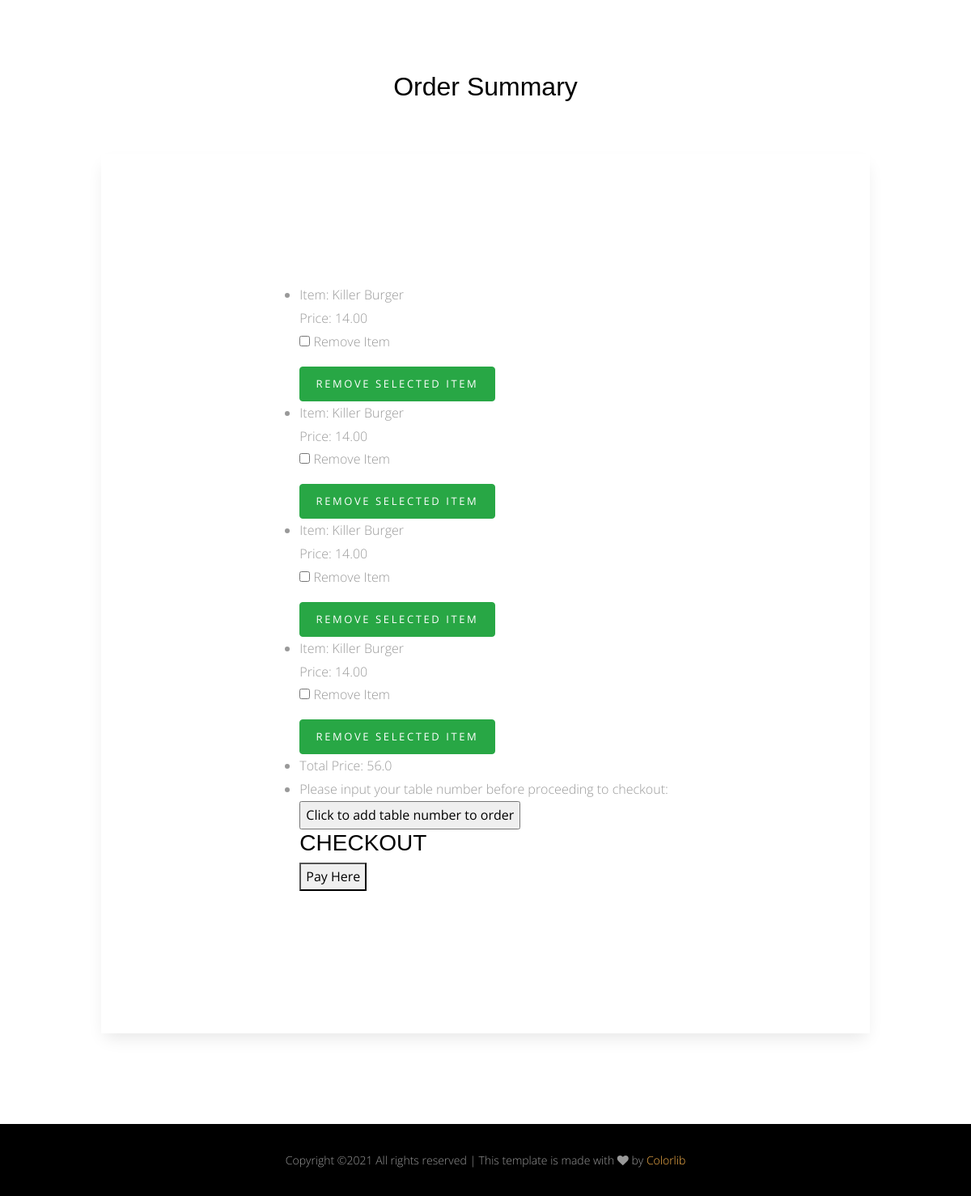
Page /website/order_summary/ (lower part) on the earlier database version.
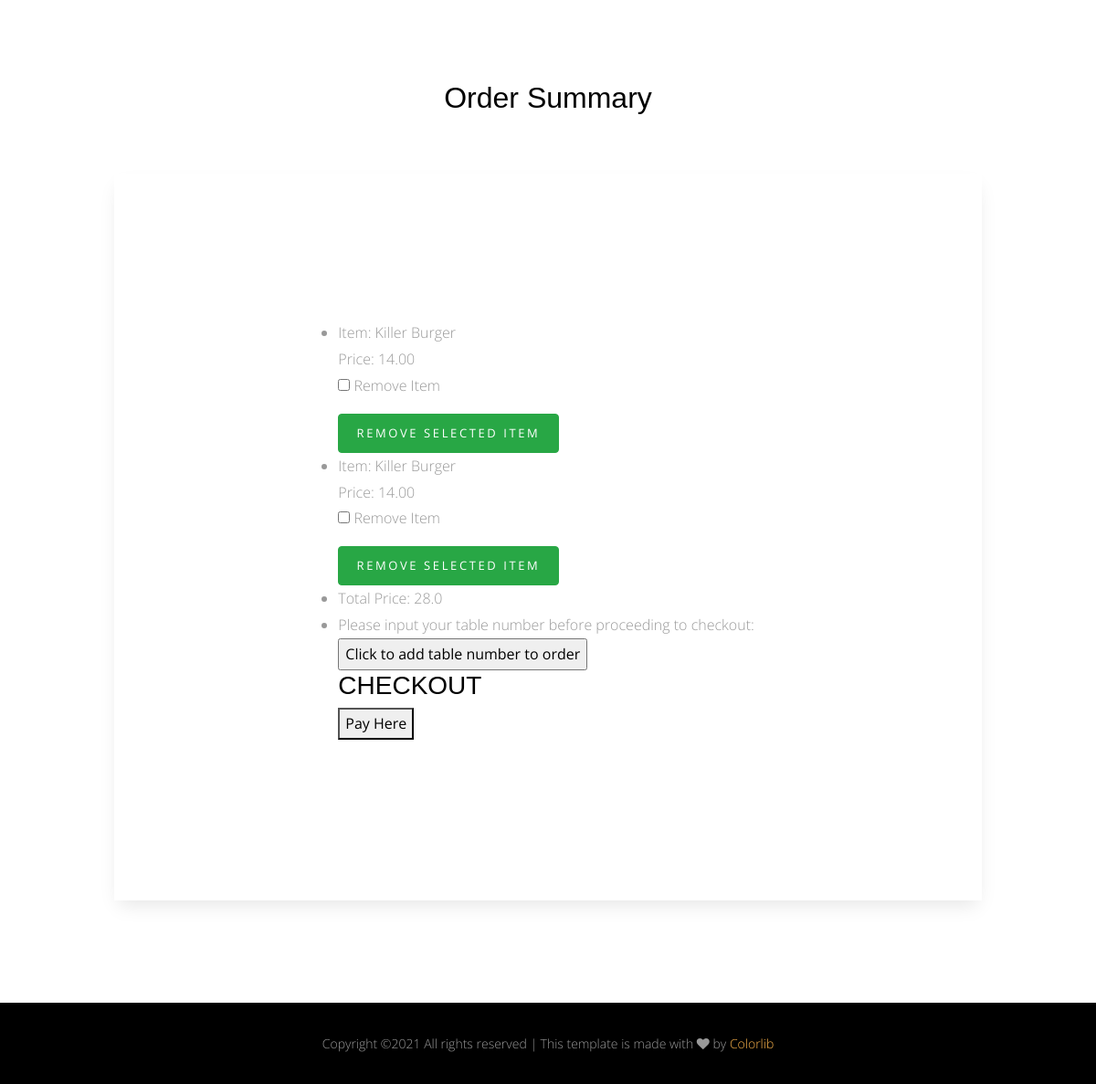
Same page on the later database version.
### website/models.py (models this page shows, shortened)
class Order(models.Model):
    item_name = models.CharField(max_length = 200, default='00000')
    item_price = models.DecimalField(default=0, decimal_places=2, max_digits=100)
    item_removed = models.BooleanField(default=False)
    item_number = models.IntegerField(default=1)
    item_restaurant = models.IntegerField(default=0)
    def __repr__(self):
        return self.item_price

### website/views.py (the view, shortened to what this page needs)
# urls.py: path('order_summary/', views.order_list, name='order_list'),
def order_list(request):
    order_list = Order.objects.all()
    order_list_price = 0
    for x in order_list:
        price = x.__repr__()
        price = float(price)
        order_list_price = order_list_price + price
    print(order_list_price)
    order_list_price = str(order_list_price)
    context = {'order_list': order_list, 'order_list_price': order_list_price}
    return render(request, 'website/order_summary.html', context)

### website/templates/website/order_summary.html (shortened to what this page needs)
{% extends 'base.html' %}
{% load static %}
{% block body %}
        <div class="section" data-aos="fade-up">
          <div class="container">
            <div class="row justify-content-center mb-5">
              <div class="col-md-8  text-center">
                <h2 class="mb-3">Order Summary</h2>
              </div>
            </div>
            <div class="row justify-content-center">
              <div class="col-md-10 p-5 form-wrap">
<div class="section">
  <div class="container">
    <div class="row justify-content-center">
      <div class="col-md-8" data-aos="fade-up">
<ul>
    {% for menu_item in order_list %}
    <li>Item: {{ menu_item.item_name }}</li>
    Price: {{ menu_item.item_price }}
<form method="POST">
    <div class="form-check">
        <input type="checkbox" id={{menu_item.item_name}} value="{{menu_item.item_name}}" name="items_removed">
        <label for="items_removed">Remove Item</label>
    </div>
    <button type="submit" class="btn btn-success">Remove Selected Item</button>
</form>
    {% endfor %}
    <li>Total Price: {{ order_list_price }}</li>
    <li> Please input your table number before proceeding to checkout:</li>
    <input type="button" value="Click to add table number to order" onclick="document.location.href = '/website/create_table/{{ restaurant_id }}'">
    <form>
          <h3>CHECKOUT</h3>
          <button type="button" onClick="payWithRave()">Pay Here</button>
      </form>
</ul>
</div>
</div>
</div>
</div>
</div>
</div>
</div>
</div>
</div>
{% endblock body %}

### templates/base.html (shortened to what this page needs)
{% load static%}
<!doctype html>
<html lang="en">
  <head>
    <link rel="stylesheet" href="{% static 'site_static/css/bootstrap.css' %}">
    <link rel="stylesheet" href="{% static 'site_static/css/animate.css' %}">
    <link rel="stylesheet" href="{% static 'site_static/css/owl.carousel.min.css' %}">
    <link rel="stylesheet" href="{% static 'site_static/css/magnific-popup.css' %}">
    <link rel="stylesheet" href="{% static 'site_static/css/aos.css' %}">
    <link rel="stylesheet" href="{% static 'site_static/css/bootstrap-datepicker.css' %}">
    <link rel="stylesheet" href="{% static 'site_static/css/jquery.timepicker.css' %}">
    <link rel="stylesheet" href="{% static 'site_static/fonts/ionicons/css/ionicons.min.css' %}">
    <link rel="stylesheet" href="{% static 'site_static/fonts/fontawesome/css/font-awesome.min.css' %}">
    <link rel="stylesheet" href="{% static 'site_static/fonts/flaticon/font/flaticon.css' %}">
    <link rel="stylesheet" href="{% static 'site_static/css/style.css' %}">
  </head>
  <body>
    <div class="site-wrap">
      {% block body %}
      {% endblock body%}
      <div class="site-footer-copyright">
        <div class="container">
          <div class="row">
             <p class="footer-text col-md-12">
Copyright &copy;<script>document.write(new Date().getFullYear());</script> All rights reserved | This template is made with <i class="fa fa-heart" aria-hidden="true"></i> by <a href="https://colorlib.com" target="_blank">Colorlib</a>
</p>
          </div>
        </div>
      </div>
  </body>
</html>

### static/site_static/css/style.css (style rules this page uses)
html { overflow-x: hidden; }
body { background: #fff; font-family: "Open Sans", cursive; font-size: 16px; line-height: 1.8; font-weight: 300; color: #999999; }
a { -webkit-transition: .3s all ease; -o-transition: .3s all ease; transition: .3s all ease; text-decoration: none; }
h1, h2, h3, h4, h5 { color: #000; font-family: "Playfair Display", Arial, sans-serif; }
.btn, .form-control { outline: none; }
.btn { font-size: 13px; text-transform: uppercase; letter-spacing: .2em; }
.site-footer-copyright { background: #000; padding: 2em 0; text-align: center; }
.site-footer-copyright p { font-size: 14px; }
.site-footer-copyright p:last-child { margin-bottom: 0; }
.section { padding: 7em 0; }
.form-wrap { padding: 40px; background: #fff; -webkit-box-shadow: 0 10px 20px -5px rgba(0, 0, 0, 0.1); box-shadow: 0 10px 20px -5px rgba(0, 0, 0, 0.1); }

Differences in the rows shown:
removed Order: item_name "Killer Burger", item_price "14.00"
removed Order: item_name "Killer Burger", item_price "14.00"
Other differences:
{{ order_list_price }}: "56.0" → "28.0"
